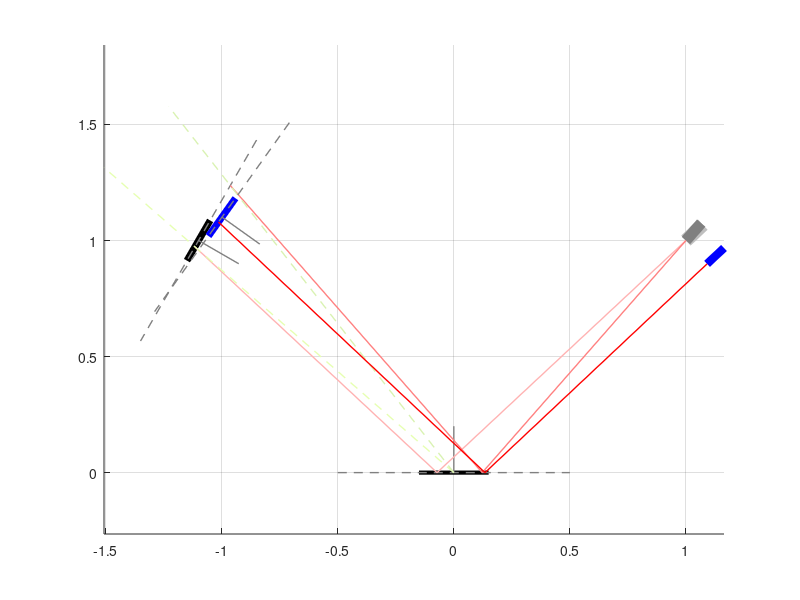

Source code (MATLAB):
close all
clear
clc
%% Initial settings
% Light source
source_init_pos_x = 1.0; % Position of light source
source_init_pos_y = 1.0; % m
source_init_dir_x = cos(223*pi/180); % Direction of light source
source_init_dir_y = sin(223*pi/180); % m
% CCD
CCD_init_pos_x = -1.1; % Position of light source
CCD_init_pos_y = 1.0; % m
CCD_init_dir_x = cos(-30*pi/180); % Direction of light source
CCD_init_dir_y = sin(-30*pi/180); % m
% Calculate the beam
spot_init_mirror_x = source_init_pos_x-source_init_pos_y/source_init_dir_y*source_init_dir_x;
spot_init_mirror_y = 0;
k_init = (CCD_init_dir_x*(spot_init_mirror_x-CCD_init_pos_x)+CCD_init_dir_y*(spot_init_mirror_y-CCD_init_pos_y))/(CCD_init_dir_y*source_init_dir_y-CCD_init_dir_x*source_init_dir_x);
spot_init_CCD_x = spot_init_mirror_x + k_init*source_init_dir_x;
spot_init_CCD_y = -k_init*source_init_dir_y;
%% Plot intial settings
figure('Name','Scene','NumberTitle','off')
axis equal
%daspect([1,1,1])
grid on
hold on
% Plot the mirror
mirror_init_block_x = [-0.15,0.15];
mirror_init_block_y = [0,0];
plot(mirror_init_block_x,mirror_init_block_y,'k','LineWidth',3)
% Plot the normal direction of the mirror
mirror_init_normal_x = [0,0];
mirror_init_normal_y = [0,0.2];
plot(mirror_init_normal_x,mirror_init_normal_y,'Color',[0.5,0.5,0.5],'LineWidth',1)
% Plot the tangent direction of the mirror
mirror_init_tangent_x = [-0.5,0.5];
mirror_init_tangent_y = [0,0];
plot(mirror_init_tangent_x,mirror_init_tangent_y,'--','Color',[0.5,0.5,0.5],'LineWidth',1)
% Plot light source
source_init_block_x = [source_init_pos_x,source_init_pos_x-source_init_dir_x*0.1];
source_init_block_y = [source_init_pos_y,source_init_pos_y-source_init_dir_y*0.1];
plot(source_init_block_x,source_init_block_y,'Color',[0.75,0.75,0.75],'LineWidth',10)
% Plot the CCD
CCD_init_block_x = [CCD_init_pos_x-CCD_init_dir_y*0.1,CCD_init_pos_x+CCD_init_dir_y*0.1];
CCD_init_block_y = [CCD_init_pos_y+CCD_init_dir_x*0.1,CCD_init_pos_y-CCD_init_dir_x*0.1];
plot(CCD_init_block_x,CCD_init_block_y,'k','LineWidth',5)
% Plot the normal direction of CCD
CCD_init_normal_x = [CCD_init_pos_x,CCD_init_pos_x+CCD_init_dir_x*0.2];
CCD_init_normal_y = [CCD_init_pos_y,CCD_init_pos_y+CCD_init_dir_y*0.2];
plot(CCD_init_normal_x,CCD_init_normal_y,'Color',[0.5,0.5,0.5],'LineWidth',1)
% Plot the tangent direction of CCD
CCD_init_tangent_x = [CCD_init_pos_x-CCD_init_dir_y*0.5,CCD_init_pos_x+CCD_init_dir_y*0.5];
CCD_init_tangent_y = [CCD_init_pos_y+CCD_init_dir_x*0.5,CCD_init_pos_y-CCD_init_dir_x*0.5];
plot(CCD_init_tangent_x,CCD_init_tangent_y,'--','Color',[0.5,0.5,0.5],'LineWidth',1)
% Plot the beam
beam_init_line_x = [source_init_pos_x,spot_init_mirror_x,spot_init_CCD_x];
beam_init_line_y = [source_init_pos_y,spot_init_mirror_y,spot_init_CCD_y];
plot(beam_init_line_x,beam_init_line_y,'Color',[1.0,0.7,0.7],'LineWidth',1)
hold off
%% Rotate the light source
% Rotated light source
source_rotation_angle = 0.1;
source_rotated_dir_x = cos(source_rotation_angle)*source_init_dir_x - sin(source_rotation_angle)*source_init_dir_y; % Direction of light source
source_rotated_dir_y = sin(source_rotation_angle)*source_init_dir_x + cos(source_rotation_angle)*source_init_dir_y; % 
% Calculate the beam
spot_rotated_source_mirror_x = source_init_pos_x-source_init_pos_y/source_rotated_dir_y*source_rotated_dir_x;
spot_rotated_source_mirror_y = 0;
k_rotated_source = (CCD_init_dir_x*(spot_rotated_source_mirror_x-CCD_init_pos_x)+CCD_init_dir_y*(spot_rotated_source_mirror_y-CCD_init_pos_y))/(CCD_init_dir_y*source_rotated_dir_y-CCD_init_dir_x*source_rotated_dir_x);
spot_rotated_source_CCD_x = spot_rotated_source_mirror_x + k_rotated_source*source_rotated_dir_x;
spot_rotated_source_CCD_y = -k_rotated_source*source_rotated_dir_y;
%% Plot scene for ratated source
hold on
% Plot light source
source_rotated_block_x = [source_init_pos_x,source_init_pos_x-source_rotated_dir_x*0.1];
source_rotated_block_y = [source_init_pos_y,source_init_pos_y-source_rotated_dir_y*0.1];
plot(source_rotated_block_x,source_rotated_block_y,'Color',[0.5,0.5,0.5],'LineWidth',8)
% Plot the beam
beam_rotated_source_line_x = [source_init_pos_x,spot_rotated_source_mirror_x,spot_rotated_source_CCD_x];
beam_rotated_source_line_y = [source_init_pos_y,spot_rotated_source_mirror_y,spot_rotated_source_CCD_y];
plot(beam_rotated_source_line_x,beam_rotated_source_line_y,'Color',[1.0,0.5,0.5],'LineWidth',1)
hold off
%% Calculate the rotation angle of the mirror
delta_x_init = spot_init_CCD_x;
delta_y_init = spot_init_CCD_y;
complex_direction_init = (delta_x_init+1i*delta_y_init)/sqrt(delta_x_init^2+delta_y_init^2);
angle_init = angle(complex_direction_init);
delta_x_rotated = spot_rotated_source_CCD_x;
delta_y_rotated = spot_rotated_source_CCD_y;
complex_direction_rotated = (delta_x_rotated+1i*delta_y_rotated)/sqrt(delta_x_rotated^2+delta_y_rotated^2);
angle_rotated = angle(complex_direction_rotated);
reference_angle = angle_rotated-angle_init;
mirror_rotation_angle = reference_angle/2;
%% Plot the reference angle
hold on
reference_angle_start_x = [0,2*cos(angle_init)];
reference_angle_start_y = [0,2*sin(angle_init)];
plot(reference_angle_start_x,reference_angle_start_y,'--','Color',[0.9,1.0,0.7],'LineWidth',1)
reference_angle_end_x = [0,2*cos(angle_rotated)];
reference_angle_end_y = [0,2*sin(angle_rotated)];
plot(reference_angle_end_x,reference_angle_end_y,'--','Color',[0.85,0.95,0.7],'LineWidth',1)
%% Rotate the mirror
% Rotate the source
source_mirror_rotated_pos_x = source_init_pos_x*cos(mirror_rotation_angle) - source_init_pos_y*sin(mirror_rotation_angle); % Position of light source
source_mirror_rotated_pos_y = source_init_pos_x*sin(mirror_rotation_angle) + source_init_pos_y*cos(mirror_rotation_angle);
source_mirror_rotated_dir_x = cos(mirror_rotation_angle)*source_rotated_dir_x - sin(mirror_rotation_angle)*source_rotated_dir_y; % Direction of light source
source_mirror_rotated_dir_y = sin(mirror_rotation_angle)*source_rotated_dir_x + cos(mirror_rotation_angle)*source_rotated_dir_y; % 
% Rotate the CCD
CCD_mirror_rotated_pos_x = CCD_init_pos_x*cos(mirror_rotation_angle) - CCD_init_pos_y*sin(mirror_rotation_angle); % Position of light source
CCD_mirror_rotated_pos_y = CCD_init_pos_x*sin(mirror_rotation_angle) + CCD_init_pos_y*cos(mirror_rotation_angle);
CCD_mirror_rotated_dir_x = cos(mirror_rotation_angle)*CCD_init_dir_x - sin(mirror_rotation_angle)*CCD_init_dir_y; % Direction of light source
CCD_mirror_rotated_dir_y = sin(mirror_rotation_angle)*CCD_init_dir_x + cos(mirror_rotation_angle)*CCD_init_dir_y; % 
% Calculate the beam
spot_mirror_rotated_mirror_x = source_mirror_rotated_pos_x-source_mirror_rotated_pos_y/source_mirror_rotated_dir_y*source_mirror_rotated_dir_x;
spot_mirror_rotated_mirror_y = 0;
k_mirror_rotated = (CCD_mirror_rotated_dir_x*(spot_mirror_rotated_mirror_x-CCD_mirror_rotated_pos_x)+CCD_mirror_rotated_dir_y*(spot_mirror_rotated_mirror_y-CCD_mirror_rotated_pos_y))/(CCD_mirror_rotated_dir_y*source_mirror_rotated_dir_y-CCD_mirror_rotated_dir_x*source_mirror_rotated_dir_x);
spot_mirror_rotated_CCD_x = spot_mirror_rotated_mirror_x + k_mirror_rotated*source_mirror_rotated_dir_x;
spot_mirror_rotated_CCD_y = -k_mirror_rotated*source_mirror_rotated_dir_y;
%% Plot the mirror rotated scene
hold on
% Plot light source
source_mirror_rotated_block_x = [source_mirror_rotated_pos_x,source_mirror_rotated_pos_x-source_mirror_rotated_dir_x*0.1];
source_mirror_rotated_block_y = [source_mirror_rotated_pos_y,source_mirror_rotated_pos_y-source_mirror_rotated_dir_y*0.1];
plot(source_mirror_rotated_block_x,source_mirror_rotated_block_y,'Color',[0.0,0.0,1.0],'LineWidth',6)
% Plot the CCD
CCD_mirror_rotated_block_x = [CCD_mirror_rotated_pos_x-CCD_mirror_rotated_dir_y*0.1,CCD_mirror_rotated_pos_x+CCD_mirror_rotated_dir_y*0.1];
CCD_mirror_rotated_block_y = [CCD_mirror_rotated_pos_y+CCD_mirror_rotated_dir_x*0.1,CCD_mirror_rotated_pos_y-CCD_mirror_rotated_dir_x*0.1];
plot(CCD_mirror_rotated_block_x,CCD_mirror_rotated_block_y,'Color',[0.0,0.0,1.0],'LineWidth',5)
% Plot the normal direction of CCD
CCD_mirror_rotated_normal_x = [CCD_mirror_rotated_pos_x,CCD_mirror_rotated_pos_x+CCD_mirror_rotated_dir_x*0.2];
CCD_mirror_rotated_normal_y = [CCD_mirror_rotated_pos_y,CCD_mirror_rotated_pos_y+CCD_mirror_rotated_dir_y*0.2];
plot(CCD_mirror_rotated_normal_x,CCD_mirror_rotated_normal_y,'Color',[0.5,0.5,0.5],'LineWidth',1)
% Plot the tangent direction of CCD
CCD_mirror_rotated_tangent_x = [CCD_mirror_rotated_pos_x-CCD_mirror_rotated_dir_y*0.5,CCD_mirror_rotated_pos_x+CCD_mirror_rotated_dir_y*0.5];
CCD_mirror_rotated_tangent_y = [CCD_mirror_rotated_pos_y+CCD_mirror_rotated_dir_x*0.5,CCD_mirror_rotated_pos_y-CCD_mirror_rotated_dir_x*0.5];
plot(CCD_mirror_rotated_tangent_x,CCD_mirror_rotated_tangent_y,'--','Color',[0.5,0.5,0.5],'LineWidth',1)
% Plot the beam
beam_mirror_rotated_line_x = [source_mirror_rotated_pos_x,spot_mirror_rotated_mirror_x,spot_mirror_rotated_CCD_x];
beam_mirror_rotated_line_y = [source_mirror_rotated_pos_y,spot_mirror_rotated_mirror_y,spot_mirror_rotated_CCD_y];
plot(beam_mirror_rotated_line_x,beam_mirror_rotated_line_y,'Color',[1.0,0.0,0.0],'LineWidth',1)
hold off
%% Calculate the tracking error
CCD_spot_shift_init_x = spot_init_CCD_x-CCD_init_pos_x;
CCD_spot_shift_init_y = spot_init_CCD_y-CCD_init_pos_y;
CCD_spot_shift_init = sqrt(CCD_spot_shift_init_x^2+CCD_spot_shift_init_y^2);
CCD_spot_shift_mirror_rotated_x = spot_mirror_rotated_CCD_x-CCD_mirror_rotated_pos_x;
CCD_spot_shift_mirror_rotated_y = spot_mirror_rotated_CCD_y-CCD_mirror_rotated_pos_y;
CCD_spot_shift_mirror_rotated = sqrt(CCD_spot_shift_mirror_rotated_x^2+CCD_spot_shift_mirror_rotated_y^2);
disp('Tracking Error:')
disp(abs(CCD_spot_shift_mirror_rotated-CCD_spot_shift_init))
